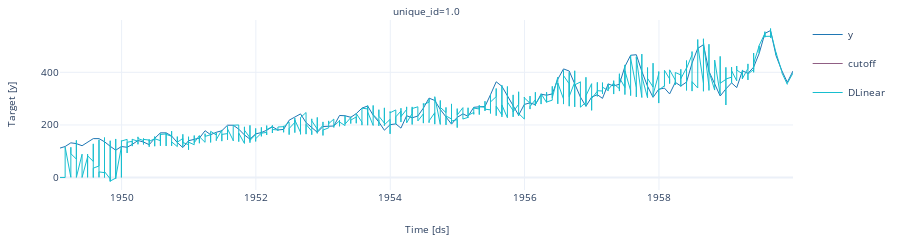

Notebook source saved alongside this figure:
### Code cell
plot_series(forecasts_df=Y_hat_df.reset_index(drop=False), engine="plotly")

### Figure 1 — Plotly figure (JSON) as saved in the notebook; plotly's stock layout.template omitted (floating-point values rounded to 4 significant figures; data arrays with more than 128 entries replaced by an {"elided": "..."} marker saying what was removed)
{"data": [{"legendgroup": "y", "line": {"color": "#1f77b4", "width": 1}, "mode": "lines", "name": "y", "showlegend": true, "type": "scatter", "x": {"elided": "1452 str values"}, "xaxis": "x", "y": {"elided": "1452 int values"}, "yaxis": "y"}, {"legendgroup": "cutoff", "line": {"color": "#905e84", "width": 1}, "mode": "lines", "name": "cutoff", "showlegend": true, "type": "scatter", "x": {"elided": "1452 str values"}, "xaxis": "x", "y": {"elided": "1452 str values"}, "yaxis": "y"}, {"legendgroup": "DLinear", "line": {"color": "#17becf", "width": 1}, "mode": "lines", "name": "DLinear", "showlegend": true, "type": "scatter", "x": {"elided": "1452 str values"}, "xaxis": "x", "y": {"elided": "1452 float values"}, "yaxis": "y"}], "layout": {"annotations": [{"font": {"size": 10}, "showarrow": false, "text": "unique_id=1.0", "x": 0.5, "xanchor": "center", "xref": "paper", "y": 1, "yanchor": "bottom", "yref": "paper"}, {"font": {"size": 10}, "showarrow": false, "text": "Time [ds]", "x": 0.5, "xanchor": "center", "xref": "paper", "y": 0, "yanchor": "top", "yref": "paper", "yshift": -30}, {"font": {"size": 10}, "showarrow": false, "text": "Target [y]", "textangle": -90, "x": 0, "xanchor": "right", "xref": "paper", "xshift": -40, "y": 0.5, "yanchor": "middle", "yref": "paper"}], "autosize": true, "font": {"size": 10}, "height": 200, "margin": {"b": 50, "l": 60, "r": 10, "t": 20}, "xaxis": {"anchor": "y", "domain": [0, 1], "showticklabels": true, "visible": true}, "yaxis": {"anchor": "x", "domain": [0, 1]}}}
